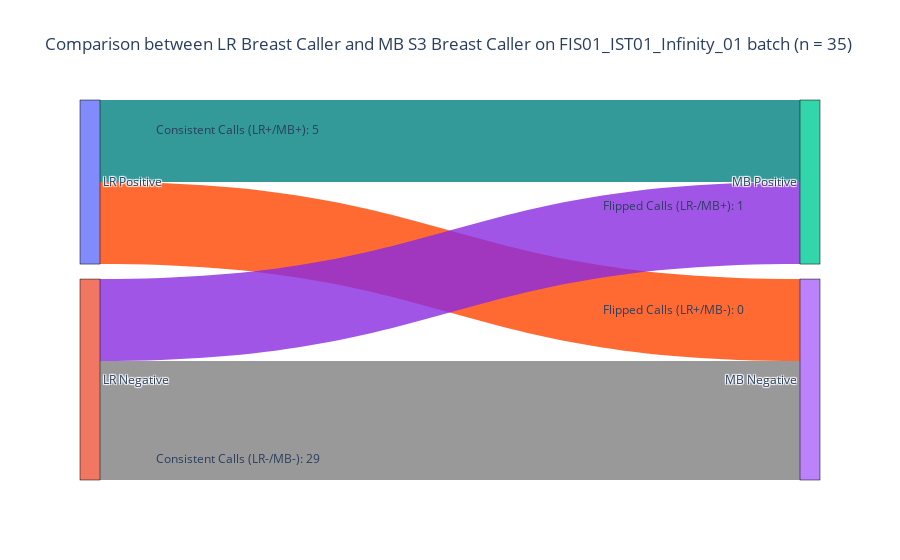

Notebook code cell kept with this figure:
### Markdown cell above
## alluvial plot

### Code cell
import plotly.graph_objects as go

#drop the duplications
df_FIS_MRD_plot = df_FIS_MRD_update.drop_duplicates(subset=["GHSampleID"])

#drop the failed samples based on column "ctDNA_detected"
df_FIS_MRD_plot = df_FIS_MRD_plot.dropna(subset=['ctDNA_detected'])
print(df_FIS_MRD_plot.shape)
print(df_FIS_MRD_plot.shape)

#rename the columns to indicate the caller name
df_FIS_MRD_plot = df_FIS_MRD_plot.rename(columns={"ctDNA_detected": "LR_Breast_call", "MB_Breast_call": "MB_Breast_call"})

# Prepare the data for the alluvial plot
df_methods = df_FIS_MRD_plot[["LR_Breast_call", "MB_Breast_call"]]
df_methods['LR_Breast_call'] = df_methods['LR_Breast_call'].apply(lambda x: 'Positive' if x == 'Detected' else 'Negative')
df_methods['MB_Breast_call'] = df_methods['MB_Breast_call'].apply(lambda x: 'Positive' if x == 'Detected' else 'Negative')

# Calculate the counts
lr_positive_mb_negative = len(df_methods[(df_methods['LR_Breast_call'] == 'Positive') & (df_methods['MB_Breast_call'] == 'Negative')])
lr_negative_mb_positive = len(df_methods[(df_methods['LR_Breast_call'] == 'Negative') & (df_methods['MB_Breast_call'] == 'Positive')])
both_positive = len(df_methods[(df_methods['LR_Breast_call'] == 'Positive') & (df_methods['MB_Breast_call'] == 'Positive')])
both_negative = len(df_methods[(df_methods['LR_Breast_call'] == 'Negative') & (df_methods['MB_Breast_call'] == 'Negative')])

# Define a minimum visual threshold for the line width 
min_visual_threshold = 20  # Adjust this value as needed for visibility

# Adjusted values for visual representation
visual_values = [
    max(both_positive, min_visual_threshold),
    max(lr_positive_mb_negative, min_visual_threshold),
    max(lr_negative_mb_positive, min_visual_threshold),
    max(both_negative, min_visual_threshold)
]

# Define Sankey diagram structure with adjusted visual values
fig = go.Figure(data=[go.Sankey(
    node=dict(
        pad=15,
        thickness=20,
        line=dict(color="black", width=0.5),
        label=["LR Positive", "LR Negative", "MB Positive", "MB Negative"],
    ),
    link=dict(
        source=[0, 0, 1, 1],  # Indices correspond to 'label' above
        target=[2, 3, 2, 3],
        value=visual_values,  # Use adjusted visual values
        color=['rgba(0, 128, 128, 0.8)', 'rgba(255, 69, 0, 0.8)', 'rgba(138, 43, 226, 0.8)', 'rgba(128, 128, 128, 0.8)']
    ))])

# Update annotations with actual counts
annotations = [
    go.layout.Annotation(x=0.1, y=0.95, xref='paper', yref='paper', showarrow=False, 
                         text=f'Consistent Calls (LR+/MB+): {both_positive}'),
    go.layout.Annotation(x=0.1, y=0.03, xref='paper', yref='paper', showarrow=False, 
                         text=f'Consistent Calls (LR-/MB-): {both_negative}'),
    go.layout.Annotation(x=0.9, y=0.45, xref='paper', yref='paper', showarrow=False, 
                         text=f'Flipped Calls (LR+/MB-): {lr_positive_mb_negative}'),
    go.layout.Annotation(x=0.9, y=0.75, xref='paper', yref='paper', showarrow=False, 
                         text=f'Flipped Calls (LR-/MB+): {lr_negative_mb_positive}')
]

fig.update_layout(title_text="Comparison between LR Breast Caller and MB S3 Breast Caller on FIS01_IST01_Infinity_01 batch (n = 35)", annotations=annotations)

fig.show()

### Figure 1 — Plotly figure (JSON) as saved in the notebook; plotly's stock layout.template omitted (floating-point values rounded to 4 significant figures)
{"data": [{"link": {"color": ["rgba(0, 128, 128, 0.8)", "rgba(255, 69, 0, 0.8)", "rgba(138, 43, 226, 0.8)", "rgba(128, 128, 128, 0.8)"], "source": [0, 0, 1, 1], "target": [2, 3, 2, 3], "value": [20, 20, 20, 29]}, "node": {"label": ["LR Positive", "LR Negative", "MB Positive", "MB Negative"], "line": {"color": "black", "width": 0.5}, "pad": 15, "thickness": 20}, "type": "sankey"}], "layout": {"annotations": [{"showarrow": false, "text": "Consistent Calls (LR+/MB+): 5", "x": 0.1, "xref": "paper", "y": 0.95, "yref": "paper"}, {"showarrow": false, "text": "Consistent Calls (LR-/MB-): 29", "x": 0.1, "xref": "paper", "y": 0.03, "yref": "paper"}, {"showarrow": false, "text": "Flipped Calls (LR+/MB-): 0", "x": 0.9, "xref": "paper", "y": 0.45, "yref": "paper"}, {"showarrow": false, "text": "Flipped Calls (LR-/MB+): 1", "x": 0.9, "xref": "paper", "y": 0.75, "yref": "paper"}], "title": {"text": "Comparison between LR Breast Caller and MB S3 Breast Caller on FIS01_IST01_Infinity_01 batch (n = 35)"}}}
